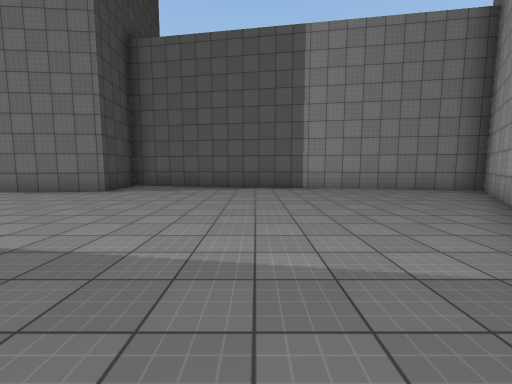
[1] (above)

17 first-person views from a walk through a Unity game level. The camera is 1.4 m above the floor, tilts 6° down and sees 90° across. The floor is counted in squares, 2 m on a side. Each view is taken from the middle of a square. On the plan, view 1 faces up. The plan holds only what a view shows up to about 9 squares ahead; the rest is blank. The place goes on beyond the plan. The player is left out. Surface patterns are stand-ins for the level's own textures.

[2]
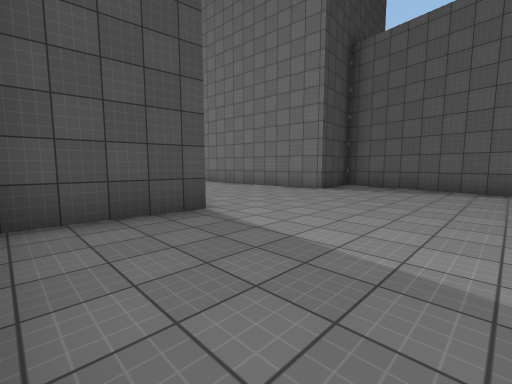

[3]
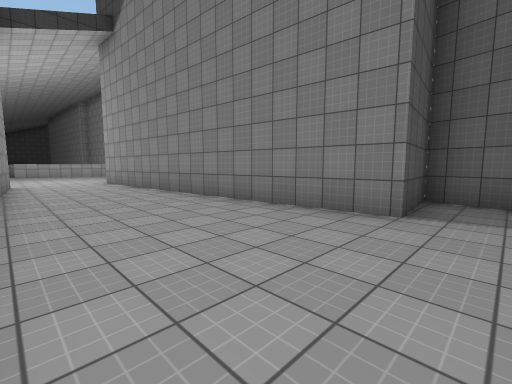

[4]
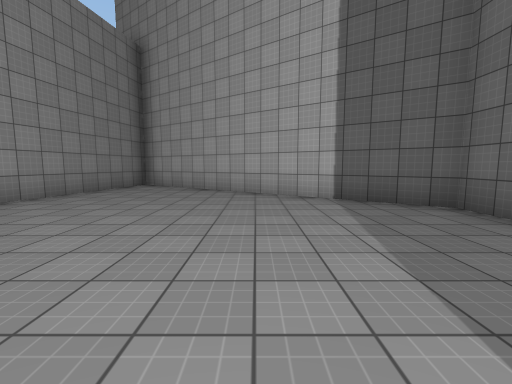

[5]
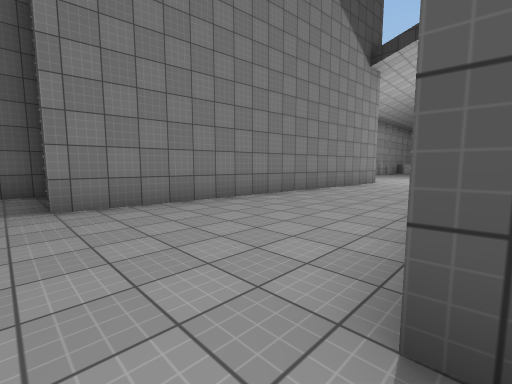

[6]
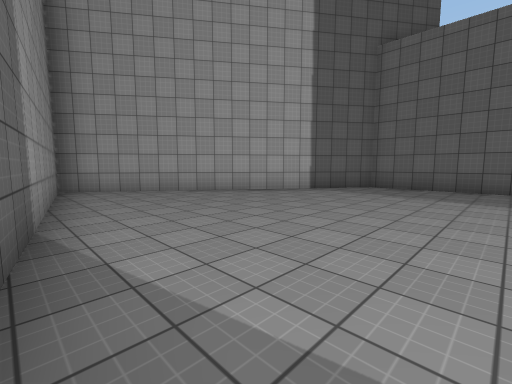

[7]
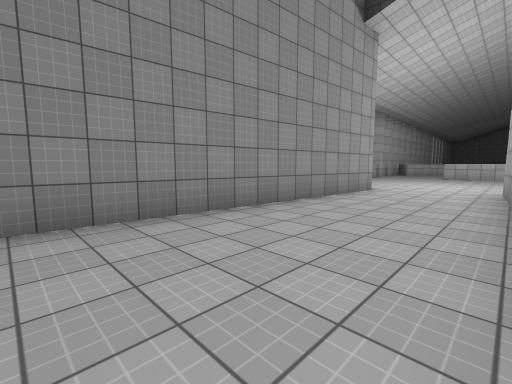

[8]
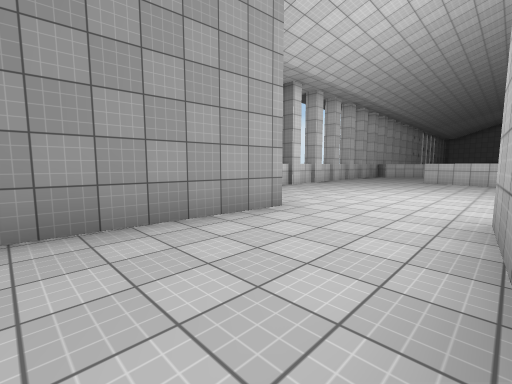

[9]
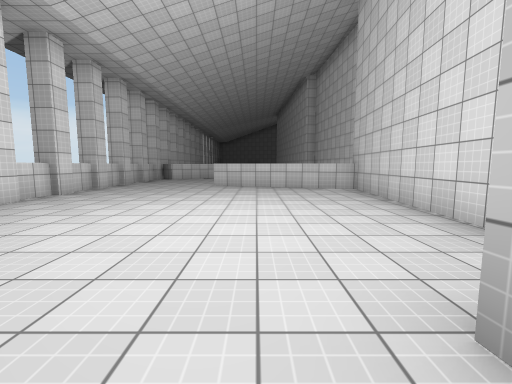

[10]
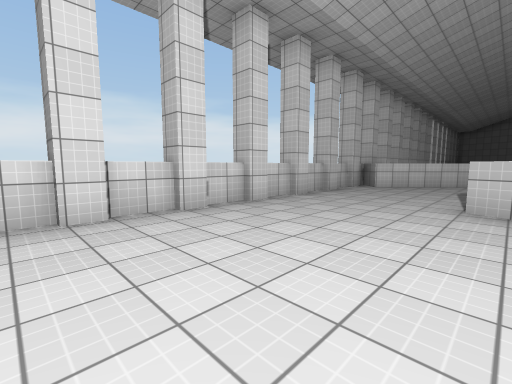

[11]
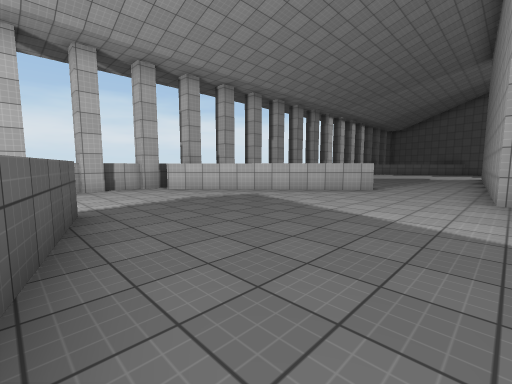

[12]
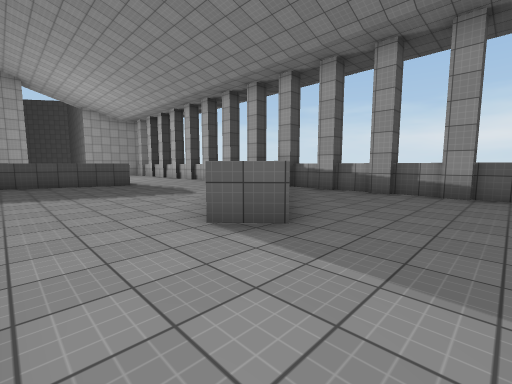

[13]
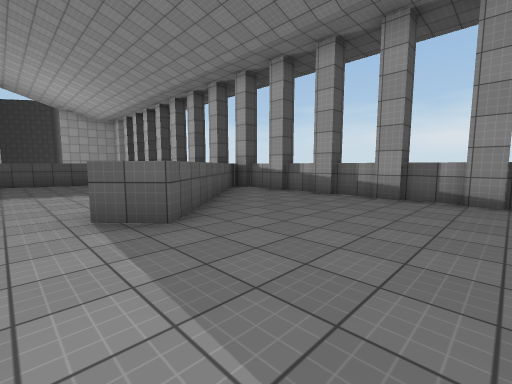

[14]
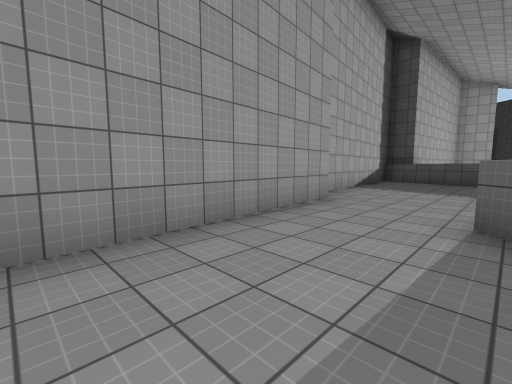

[15]
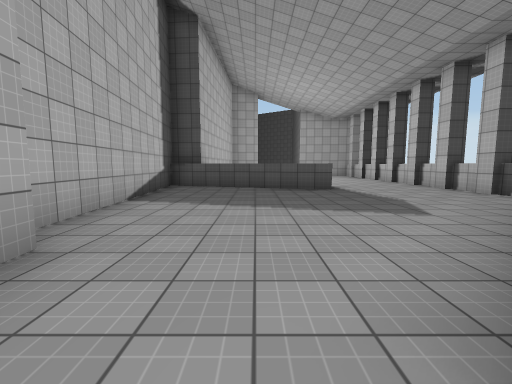

[16]
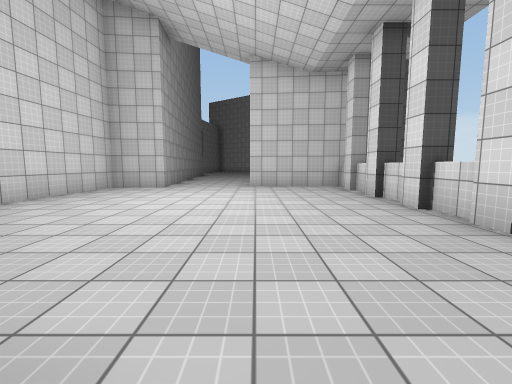

[17]
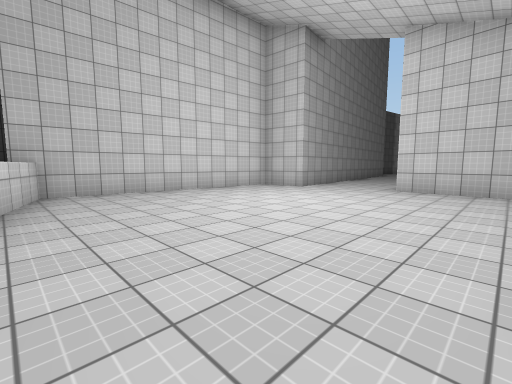

### Floor plan
Key: @ floor where view 1 was taken; # wall or solid block; . floor; ^ raised ledge.
Columns run from 33 left of view 1 to 6 right of it. Each row starts with its distance up from view 1.
  9      ########                #####
  8 ######......########         #...######
  7 ............^......#  ########........##
  6 ...........^^......####................#
  5 ...#^......^..........................##
  4 ...^^......^.........................##
  3 ....^^..............#####............#
  2 .....^^.............#   ## ## ......##
  1 ......^^............#        #.....##
  0 #####################        #...@.#
 -1                              #######

Positions as (right, up) in squares from view 1, and headings:
1: (0, 0), facing up
2: (0, 0), facing up-left
3: (-3, 3), facing up-left
4: (-3, 3), facing right
5: (-3, 7), facing down-left
6: (-2, 8), facing down-right
7: (-6, 6), facing down-left
8: (-10, 6), facing down-left
9: (-13, 5), facing left
10: (-17, 4), facing down-left
11: (-22, 8), facing down-left
12: (-32, 7), facing down-right
13: (-33, 6), facing down-right
14: (-33, 5), facing up-right
15: (-30, 6), facing right
16: (-22, 3), facing right
17: (-21, 1), facing up-right
